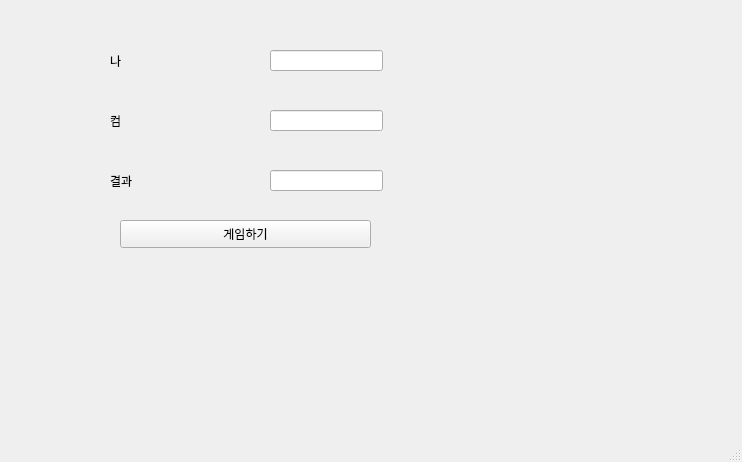
<?xml version="1.0" encoding="UTF-8"?>
<ui version="4.0">
 <class>MainWindow</class>
 <widget class="QMainWindow" name="MainWindow">
  <property name="geometry">
   <rect>
    <x>0</x>
    <y>0</y>
    <width>742</width>
    <height>462</height>
   </rect>
  </property>
  <property name="windowTitle">
   <string>MainWindow</string>
  </property>
  <widget class="QWidget" name="centralwidget">
   <widget class="QLabel" name="lbl_mine">
    <property name="geometry">
     <rect>
      <x>110</x>
      <y>50</y>
      <width>71</width>
      <height>21</height>
     </rect>
    </property>
    <property name="text">
     <string>나</string>
    </property>
   </widget>
   <widget class="QLabel" name="lbl_com">
    <property name="geometry">
     <rect>
      <x>110</x>
      <y>110</y>
      <width>71</width>
      <height>21</height>
     </rect>
    </property>
    <property name="text">
     <string>컴</string>
    </property>
   </widget>
   <widget class="QLabel" name="lbl_result">
    <property name="geometry">
     <rect>
      <x>110</x>
      <y>170</y>
      <width>71</width>
      <height>21</height>
     </rect>
    </property>
    <property name="text">
     <string>결과</string>
    </property>
   </widget>
   <widget class="QLineEdit" name="le_mine">
    <property name="geometry">
     <rect>
      <x>270</x>
      <y>50</y>
      <width>113</width>
      <height>21</height>
     </rect>
    </property>
   </widget>
   <widget class="QLineEdit" name="le_com">
    <property name="geometry">
     <rect>
      <x>270</x>
      <y>110</y>
      <width>113</width>
      <height>21</height>
     </rect>
    </property>
   </widget>
   <widget class="QLineEdit" name="le_result">
    <property name="geometry">
     <rect>
      <x>270</x>
      <y>170</y>
      <width>113</width>
      <height>21</height>
     </rect>
    </property>
   </widget>
   <widget class="QPushButton" name="pb">
    <property name="geometry">
     <rect>
      <x>120</x>
      <y>220</y>
      <width>251</width>
      <height>28</height>
     </rect>
    </property>
    <property name="text">
     <string>게임하기</string>
    </property>
   </widget>
  </widget>
  <widget class="QMenuBar" name="menubar">
   <property name="geometry">
    <rect>
     <x>0</x>
     <y>0</y>
     <width>742</width>
     <height>26</height>
    </rect>
   </property>
  </widget>
  <widget class="QStatusBar" name="statusbar"/>
 </widget>
 <resources/>
 <connections/>
</ui>
